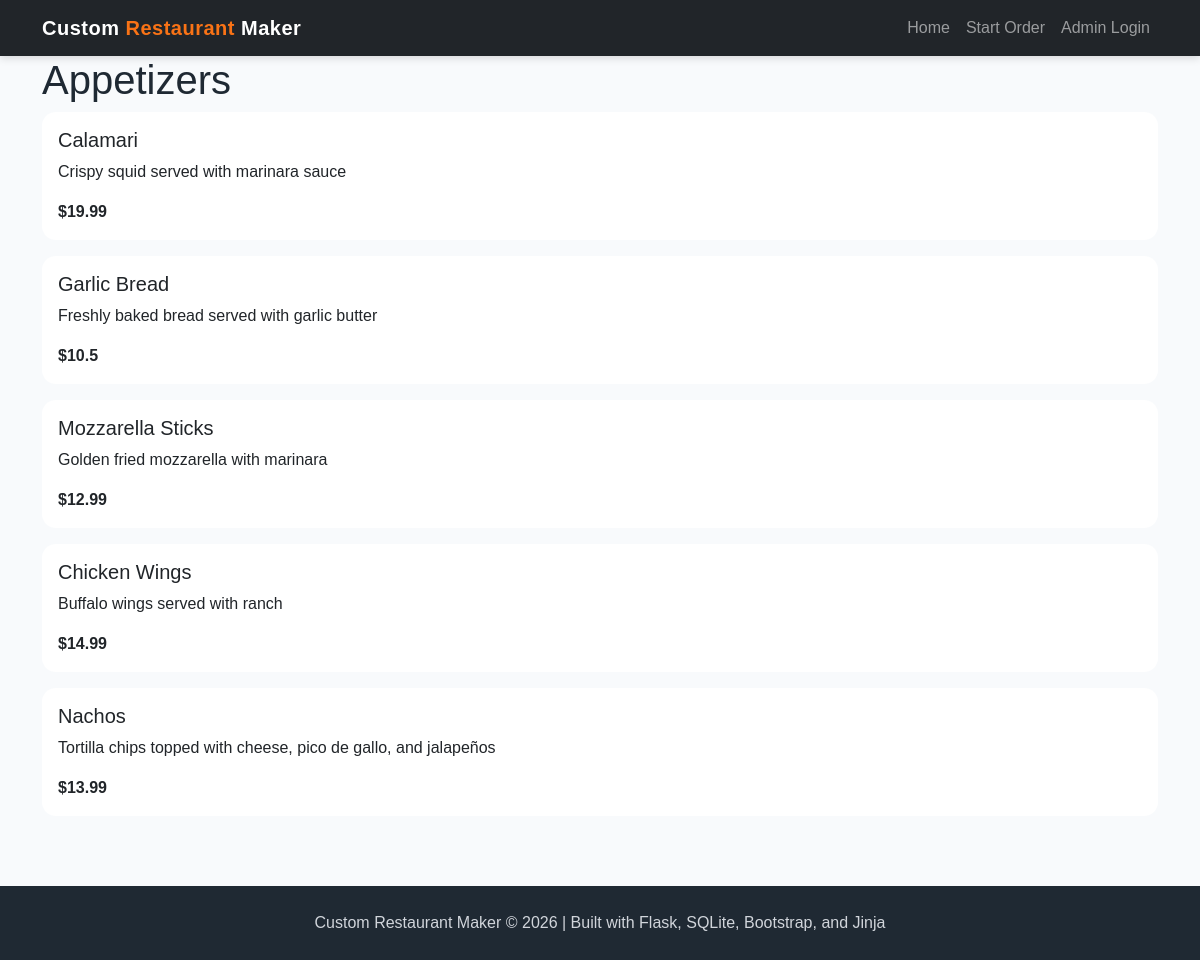
The app's page /appetizers, older data.
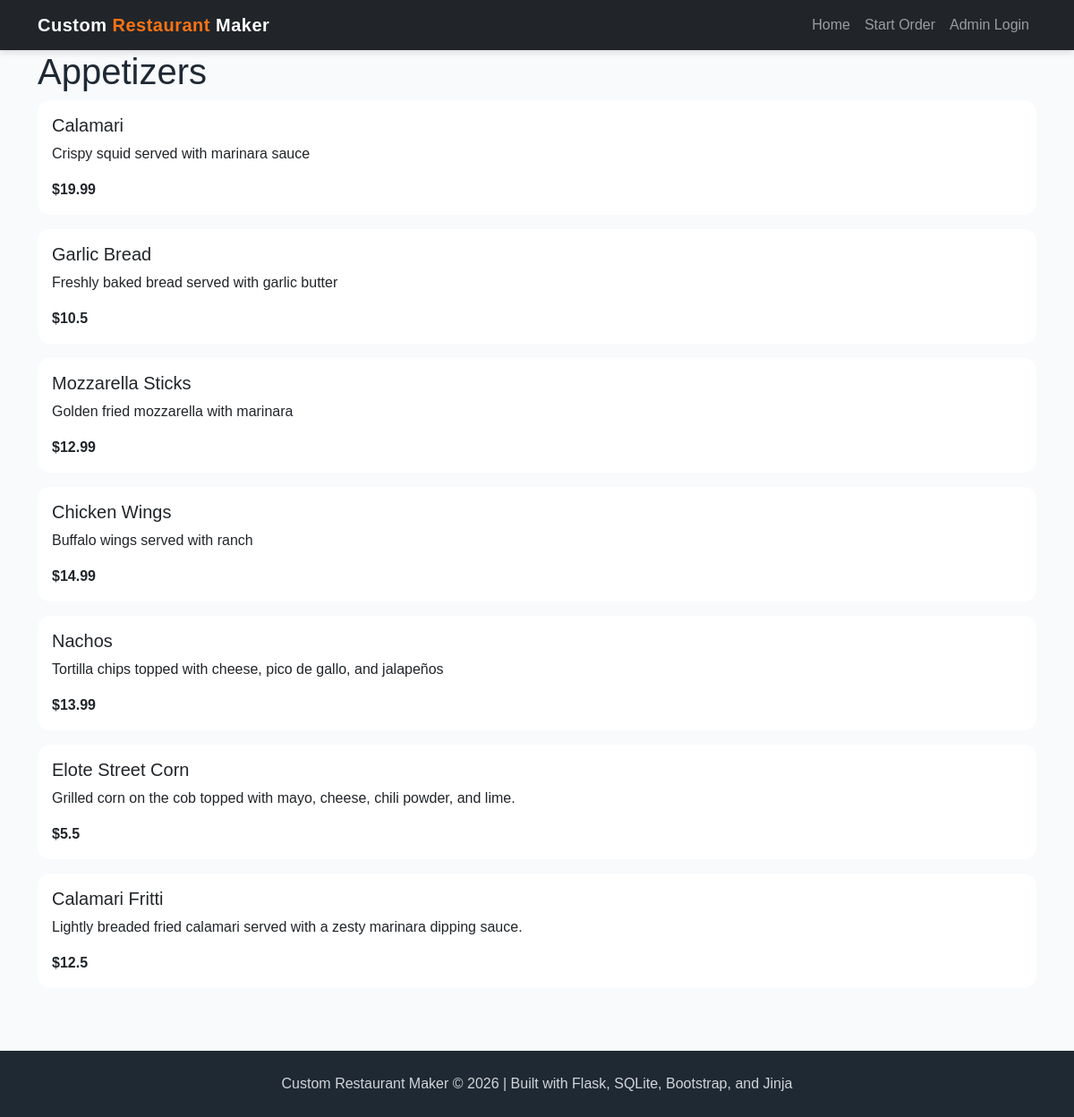
The same page, newer data.
### tables this page shows
CREATE TABLE menu (
    menu_id INTEGER PRIMARY KEY AUTOINCREMENT,
    name TEXT NOT NULL,
    category TEXT NOT NULL,
    price REAL NOT NULL,
    description TEXT
, image_filename TEXT);

### app.py (the view)
@app.route('/appetizers')
def appetizers():
    conn = get_db()
    cur = conn.cursor()
    cur.execute("SELECT * FROM menu WHERE LOWER(category) = ?", ("appetizers",))
    menu = cur.fetchall()
    conn.close()
    return render_template('appetizers.html', menu=menu)

### app.py (called while the page is built)
def get_db():
    conn = sqlite3.connect("project4.db")
    conn.row_factory = sqlite3.Row
    return conn

### templates/appetizers.html (shortened to what this page needs)
{% extends "base.html" %}
{% block content %}
<h1>Appetizers</h1>
{% for item in menu %}
<div class="card mb-3">
    <div class="card-body">
        <h5>{{ item['name'] }}</h5>
        <p>
            {{ item['description'] }}
        </p>
        <strong>
            ${{ item['price'] }}
        </strong>
    </div>
</div>
{% endfor %}
{% endblock %}

Row changes from the older to the newer data that the page shows:
added menu: name "Elote Street Corn", description "Grilled corn on the cob topped with mayo, cheese, chili powder, and lime.", price "5.5"
added menu: name "Calamari Fritti", description "Lightly breaded fried calamari served with a zesty marinara dipping sauce.", price "12.5"
